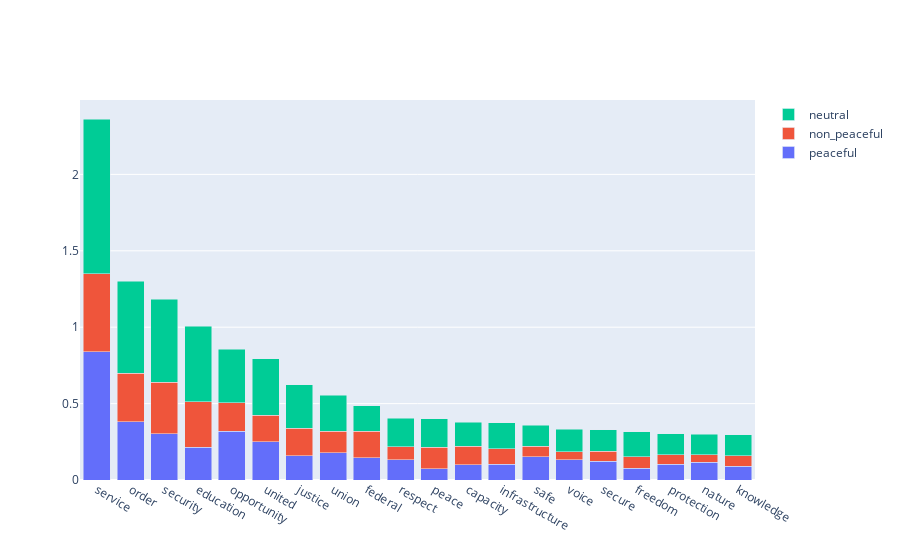

The cell this chart's notebook holds for it:
### Code cell
#Create Count Data Frame with count or weight
df_result = create_df_by_state(df_result, nation_list)
create_stacked_bar_chart(df_result, 20, label = 'resilence', method = 'weight', state = True)

### Figure 1 — Plotly figure (JSON) as saved in the notebook; plotly's stock layout.template omitted (floating-point values rounded to 4 significant figures)
{"data": [{"name": "peaceful", "type": "bar", "x": ["service", "order", "security", "education", "opportunity", "united", "justice", "union", "federal", "respect", "peace", "capacity", "infrastructure", "safe", "voice", "secure", "freedom", "protection", "nature", "knowledge"], "y": [0.8397, 0.38, 0.3018, 0.2152, 0.3186, 0.2513, 0.1585, 0.1786, 0.1446, 0.132, 0.07456, 0.1001, 0.104, 0.1531, 0.133, 0.1243, 0.07852, 0.1039, 0.1152, 0.08968]}, {"name": "non_peaceful", "type": "bar", "x": ["service", "order", "security", "education", "opportunity", "united", "justice", "union", "federal", "respect", "peace", "capacity", "infrastructure", "safe", "voice", "secure", "freedom", "protection", "nature", "knowledge"], "y": [0.5114, 0.3192, 0.3383, 0.2957, 0.1874, 0.1716, 0.1789, 0.1394, 0.1757, 0.08683, 0.1409, 0.1221, 0.1008, 0.06782, 0.05352, 0.0634, 0.07236, 0.06194, 0.05061, 0.06763]}, {"name": "neutral", "type": "bar", "x": ["service", "order", "security", "education", "opportunity", "united", "justice", "union", "federal", "respect", "peace", "capacity", "infrastructure", "safe", "voice", "secure", "freedom", "protection", "nature", "knowledge"], "y": [1.011, 0.6027, 0.5412, 0.4947, 0.3487, 0.3694, 0.2848, 0.2366, 0.1643, 0.1853, 0.1859, 0.1573, 0.169, 0.1379, 0.1453, 0.141, 0.1646, 0.1367, 0.1331, 0.1374]}], "layout": {"barmode": "stack"}}
